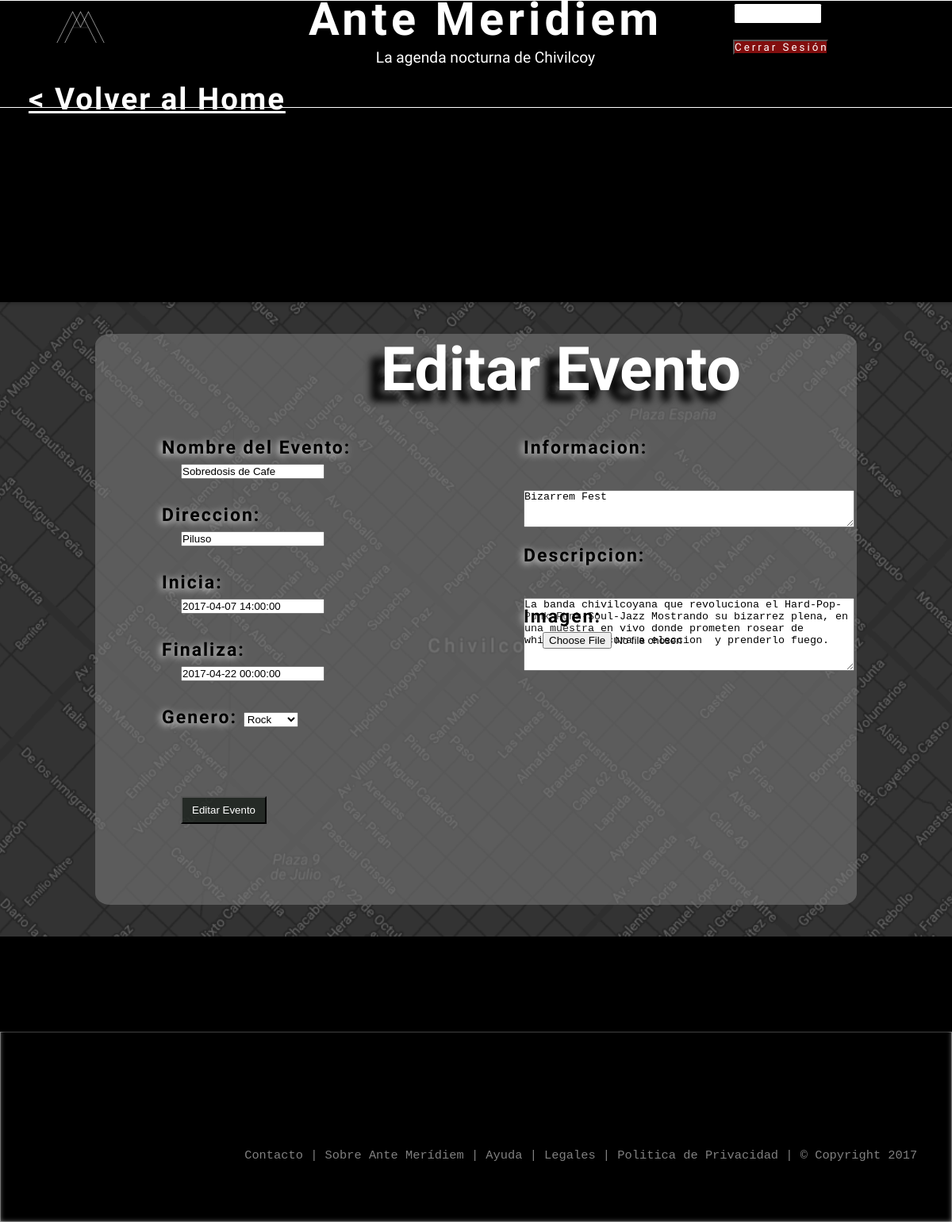
The app's page /php/publication_edit.php?id_publication=11 (signed in) with its own data.
### tables this page shows
CREATE TABLE `publicaciones` (
  `description` varchar(150) NOT NULL,
  `text` text NOT NULL,
  `user_name` varchar(20) NOT NULL,
  `id_publication` int(10) NOT NULL,
  `address` varchar(250) NOT NULL,
  `title` varchar(60) NOT NULL,
  `date_emit` datetime NOT NULL DEFAULT CURRENT_TIMESTAMP ON UPDATE CURRENT_TIMESTAMP,
  `date_initiation` datetime NOT NULL,
  `date_end` datetime NOT NULL,
  `gender` varchar(40) NOT NULL,
  `image` varchar(255) DEFAULT NULL
);

### php/publication_edit.php (the view, shortened to what this page needs)
<?php
include("connections.php");
 if (!isset($_GET['id_publication'])||!isset($_SESSION['user_name'])) {
      header("Location: ../index.php#home");
  }
  else{
      $id_publication = $_GET['id_publication'];
      $a=" SELECT publicaciones.id_publication , publicaciones.user_name , publicaciones.title , publicaciones.description , publicaciones.text , publicaciones.address , publicaciones.date_initiation , publicaciones.date_end , publicaciones.gender,  COUNT( DISTINCT(i.user_name)) AS interesados , COUNT(DISTINCT(a.user_name)) AS asistentes , publicaciones.image FROM publicaciones AS publicaciones
           LEFT OUTER JOIN assistants AS a USING(id_publication)
           LEFT OUTER JOIN interested AS i USING(id_publication)
           WHERE publicaciones.id_publication = '$id_publication'
          GROUP BY user_name ";
      $consulta = mysqli_query($conexion,$a) or die (mysqli_error($conexion));
      if($consulta){
            $cant_reg_consulta= mysqli_num_rows($consulta);
               if ($cant_reg_consulta>0) {
                        $publicacion = mysqli_fetch_row($consulta);
                    }else{
                      echo "no traje nada";
                      header("Location: ../index.php#home");
                    }
                  }else{
                                    echo "fallo la consulta";
                                    header("Location: ../index.php#home");
                  }
     }
 ?>
<!DOCTYPE html>
<html lang="es">
  <head>
    <link rel="stylesheet" href="../css/style.css">
   <link rel="stylesheet" type="text/css" href="../js/datetimepicker/jquery.datetimepicker.css">
  </head>
  <body class="screen_addEvent">
    <div class="contenido" >
      <div class="header">
        <div class="header-logo">
          <img src="../img/logo/logoblack.jpg" alt="Logo">
        </div>
        <div class="header-center">
          <h2>Ante Meridiem</h2>
          <p> La agenda nocturna de Chivilcoy</p>
        </div>
        <div class="header-login">
       <?php    if(isset($_SESSION['user_name']))  {
              ?>
                <ul class="show_name">
                    <li>
                      <a href="screen_user.php?user=<?php echo $_SESSION['user_name'];
                         ?>"><?php echo $_SESSION['user_name'];
                         ?>                   </a>
                    </li>
                    <input type="button" id="button_close_session" value="Cerrar Sesión">
                 </ul>
                <?php
              } else {
              			header("Location: ../index.php#home");
              		}
                  ?>
        </div>
        </div>
        <div class="buscador">
         </div>
      <h2 class="back"> <a href="../index.php#home"> < Volver al Home </a> </h2>
		<div class="addEvent-mainContent">
			<div class="addEvent">
				<h2> Editar Evento </h2>
				<div class="addEvent-left">
					<form action="edit_event.php?id_publication=<?php echo $publicacion[0];  ?>" method="POST" id="crearEvento" enctype="multipart/form-data">
						<label>
							Nombre del Evento:
							<br>
							<input type="text" name="title" maxlength="40"   required value="<?php echo $publicacion[2];  ?>">
						</label>
						<br>
						<label>
							Direccion:
							<br>
							<input type="text" name="address" maxlength="30"  required value="<?php echo $publicacion[5];  ?>" >
						</label>
						<br>
						<label>
						Inicia:
							<br>
							<input class="date" type="datetime" name="date_initiation" id= "campofecha"  required value="<?php echo $publicacion[6];  ?>">
						</label>
						<br>
						<label>
							Finaliza:
							<br>
							<input class="date" type="datetime" name ="date_end" id= "campofecha2" required value="<?php echo $publicacion[7];  ?>" >
						</label>
						<br>
						<label>
							Genero:
							<select name="gender" >
								<option value="rock">Rock</option>
							</select>
						</label>
						<br>
						<label class="upImage"  >
							Imagen:
							<input type="file" name="image" >
						</label>
					<label>
          	<input id="enviarEvento" type="submit" value="Editar Evento">
          </label>
					</form>
				</div>
				<div class="addEvent-right">
						<label>
							Informacion:
							<br>
							<textarea form="crearEvento" rows="3" cols="50"  maxlength="60" value name= "text" ><?php echo $publicacion[3];  ?></textarea>
						</label>
						<br>
						<label>
							Descripcion:
							<br>
							<textarea form="crearEvento" rows="6" cols="50"  placeholder="Información más amplia acerca del evento..." name="description"  required><?php echo $publicacion[4];  ?></textarea>
						</label>
					<br>
				</div>
			</div>
		</div>
			<div class="black">
			</div>
    <div class="footer">
      <ul>
        <li><a href="screen_footer.php">Contacto |</a></li>
        <li><a href="screen_footer.php">Sobre Ante Merídiem  |</a></li>
        <li><a href="screen_footer.php">Ayuda  |</a></li>
        <li><a href="screen_footer.php">Legales  |</a></li>
        <li><a href="screen_footer.php">Politica de Privacidad  |</a></li>
        <li><a href="screen_footer.php">© Copyright 2017  </a></li>
      </ul>
    </div>
    </body>
    </html>

### css/style.css (style rules this page uses)
* { margin: 0; padding: 0; box-sizing: border-box; }
a { color: white; }
h2 { font-family: 'Six Caps', sans-serif; font-size: 2em; color: white; }
p { font-family: 'Amatic SC', cursive; font-size: 1em; }
body { max-width: 1920px; font-size: 1.2em; overflow-x: hidden; }
.header { width: 100%; min-height: 84px; height: 12vh; background-color: black; color: white; border-bottom: 0.2px solid white; color: white; border-top: 1px solid white; }
.header-logo { width: 23%; float: left; }
.header-logo img { width: 30%; max-width: 282px; margin-left: 5vw; }
.header-center { width: 54%; float: left; text-align: center; padding-left: 2vw; padding-top: 2vh; line-height: 2vh; }
.header-login { width: 23%; float: right; display: inline-block; }
.header-center h2 { font-family: 'Six Caps', sans-serif; font-size: 2.5em; color: white; letter-spacing: 15px; }
.header-center p { font-size: 1.5em; position: relative; top: 4vh; }
#button_close_session { display: inline-block; width: 10vw; font-family: 'Six Caps', sans-serif; background-color: rgba(206, 23, 23, 0.63); color: white; letter-spacing: 3px; top: 3vh; position: relative; }
.show_name li { list-style-type: none; }
.show_name a { padding: 1vh 1vw; position: relative; top: 1.5vh; background-color: white; color: black; left: 2vw; font-weight: bolder; letter-spacing: 4px; }
.header-login a { text-decoration: none; color: white; font-family: 'Amatic SC', cursive; padding:1px 8px; position: relative; top: 0.6vh; left: 0.2vw; border-radius: 5%; border: 1px solid white; font-size: 1em; }
.buscador { clear: both; width: 100%; height: 10vh; background-color: black; text-align: center; line-height: 10vh; padding-top: 3%; padding-bottom: 7%; }
.contenido { background-color: black; height: 150vh; }
.footer { border:1px solid grey; font-family: 'PT Mono', monospace; height:30vh; width:100%; background-color:black; opacity:0.5; }
.footer ul { list-style-type: none; margin: 0; padding: 0; margin-top:9em; padding-top:0.5em; padding-bottom:0.5em; padding-left: 20em; background-color: black; }
.footer li { display: inline; background-color: black; }
.footer li a { color:white; text-decoration:none; }
.back { position: relative; display: inline-block; left: 3vw; top: 4vh; letter-spacing: 2px; }
.addEvent-mainContent { width:100vw; height:100vh; background-image:url("../img/backgrounds/mapachivilblack.png"); background-position:center; background-size:cover; position:relative; margin-top:10vh; }
.screen_addEvent .back { top:-10vh; }
.addEvent { width:80vw; height: 90vh; position:relative; margin-left:10vw; top:5vh; background-color:rgba(119, 119, 119, 0.62); border-radius:2%; }
.addEvent h2 { font-size:4em; margin-left:30vw; text-shadow: -17px 14px 10px black; }
.addEvent-left { float:left; width:50%; height: 70%; padding:5vh 7vw; }
.addEvent-right { float:right; width:50%; height: 70%; padding:5vh 5vw; }
.addEvent label { font-family: 'Amatic SC', cursive; font-size:1.2em; font-weight:bold; letter-spacing:2px; margin-bottom:2vh; text-shadow: -2px 2px 10px white; }
.addEvent input { margin-bottom:4vh; margin-left:2vw; }
.date { margin-left:2vw; }
.addEvent textarea { margin-top:5vh; margin-bottom:2vh; }
.upImage { left:38vw; top:-10vh; position:relative; }
input#enviarEvento { background-color: rgba(11, 19, 13, 0.67); color: white; padding: 1vh 1vw; transition: background-color 1s ease-in-out; }
.black { background-color:black; width:100vw; height:15vh; }
@media (max-width: 1400px) { .header { height: 17vh; font-size: 1em; } }
@media (max-width: 1400px) { .header-center h2 { font-size: 3em; letter-spacing: 5px; } }
@media (max-width: 1400px) { .header-center p { font-size: 1em; } }
@media (max-width: 1400px) { .header-login a { font-size: 0.9em; } }
@media (max-width: 1400px) { .footer { font-size: 0.8em; } }

### records on screen
publicaciones: title "Sobredosis de Cafe", address "Piluso", date_initiation "2017-04-07 14:00:00", date_end "2017-04-22 00:00:00", text "Bizarrem Fest", description "La banda chivilcoyana que revoluciona el Hard-Pop-Punk-Funk-Soul-Jazz Mostrando su bizarrez plena, en una muestra en vivo donde prometen rosear de whiskey a un cura a eleccion y prenderlo fuego."
